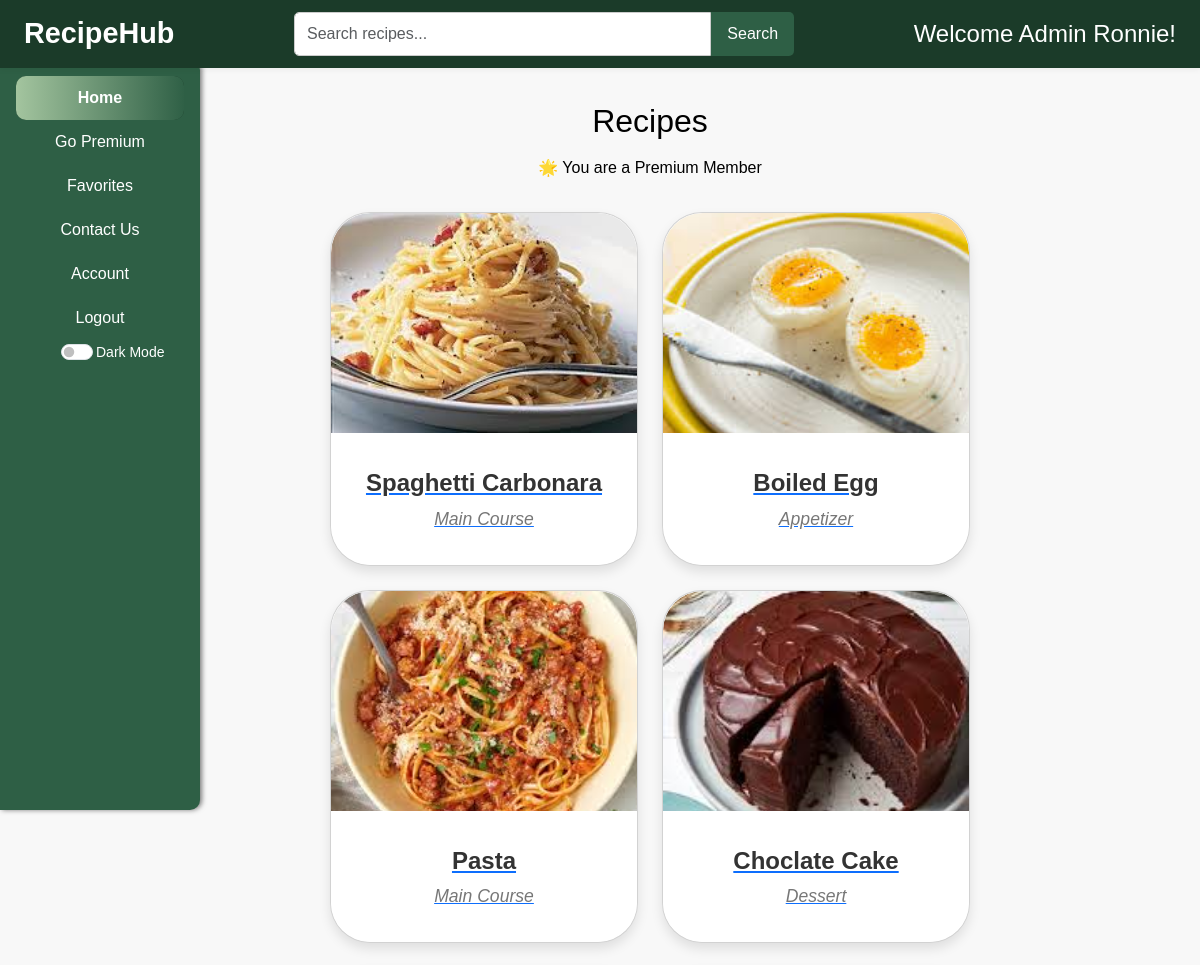
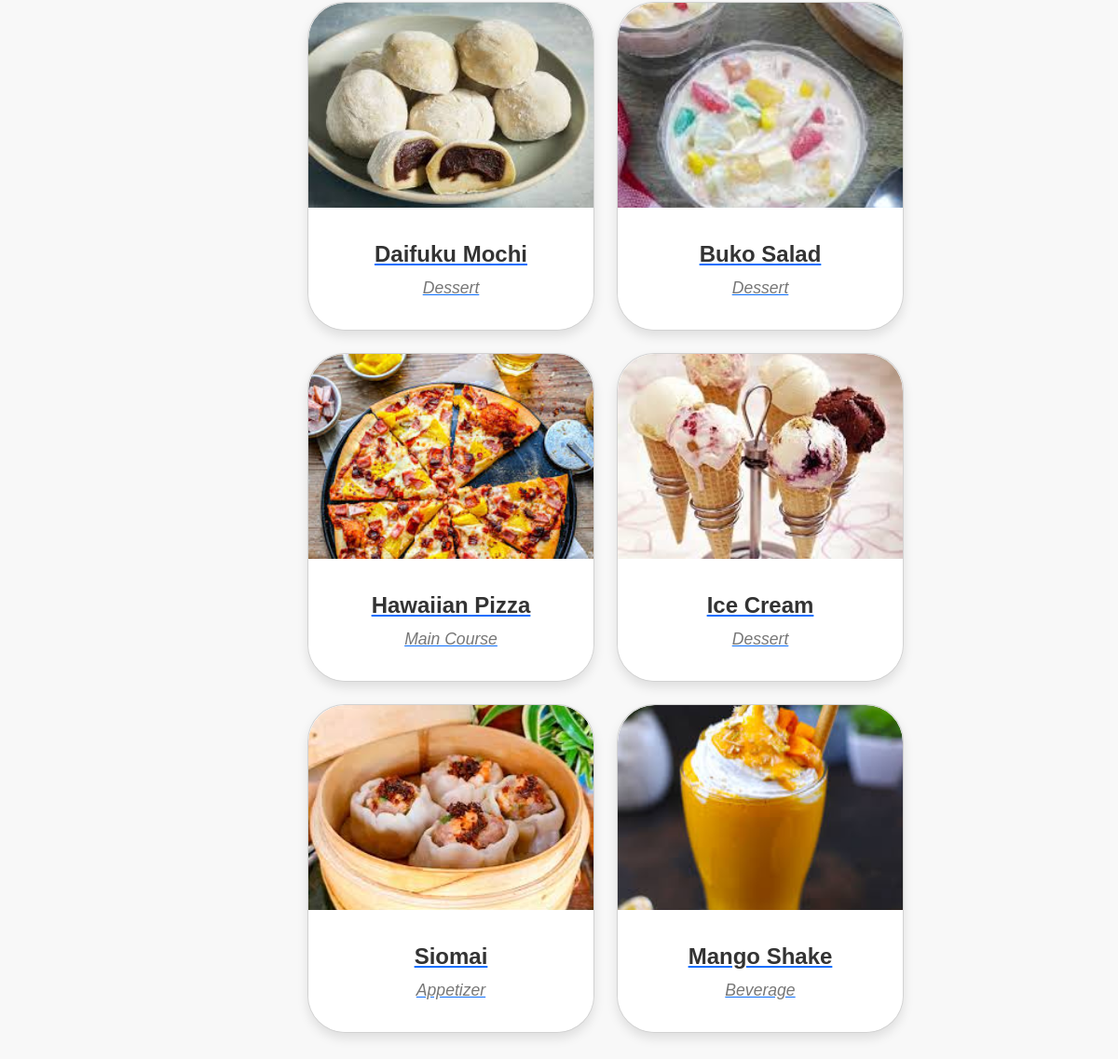
The page / (signed in) on the database its author committed (2 pictures, top to bottom).
### tables this page shows
CREATE TABLE Recipes (
      id INTEGER PRIMARY KEY AUTOINCREMENT,
      title TEXT,
      ingredients TEXT,
      instructions TEXT,
      duration INTEGER,
      isPremium INTEGER DEFAULT 0,
      status TEXT DEFAULT 'pending',
      staff_id INTEGER,
      createdAt TIMESTAMP DEFAULT CURRENT_TIMESTAMP, image TEXT, courseType TEXT,
      FOREIGN KEY (staff_id) REFERENCES Staff(id)
    );

### app.py (the view)
@app.route('/')
def chome():
    if 'user_id' in session:
        db = get_db_connection()
        cursor = db.cursor()
        cursor.execute(
            "SELECT subscribed, username FROM Customers WHERE id = ?",
            (session['user_id'], ))
        user = cursor.fetchone()
        is_premium = user['subscribed'] == 1 if user else False
        username = user['username']
        if is_premium or session['role'] == 'admin':
            cursor.execute("SELECT * FROM Recipes WHERE status = 'approved'")
        else:
            cursor.execute(
                "SELECT * FROM Recipes WHERE status = 'approved' AND isPremium = 0"
            )
        recipes = cursor.fetchall()
        cursor.execute("SELECT recipe_id FROM Favorites WHERE customer_id = ?",
                       (session['user_id'], ))
        favorite_ids = {row['recipe_id'] for row in cursor.fetchall()}
        db.close()
        return render_template('customer/chome.html',
                               username=username,
                               is_premium=is_premium,
                               recipes=recipes,
                               favorite_ids=favorite_ids)
    flash("You must be logged in to access the home page", "warning")
    return redirect(url_for('login'))

### db_setup.py (called while the page is built)
def get_db_connection():
  conn = sqlite3.connect('RecipeHub.db')
  conn.row_factory = sqlite3.Row
  return conn

### templates/customer/chome.html (shortened to what this page needs)
{% extends 'customer/base.html' %}
{% block head %}
<link rel="stylesheet" href="{{ url_for('static', filename='chome.css') }}">
{% endblock %}
{% block body %}
<main class="main-content">
  {% if request.endpoint == 'search' %}
  <h2 class="section-title">Search Results for "{{ request.args.get('q') }}"</h2>
  {% else %}
  <h2 class="section-title">Recipes</h2>
  {% endif %}
  <div class="status-banner">
    {% if is_premium %}
    <p class="premium-status">🌟 You are a Premium Member</p>
    {% else %}
    <p class="premium-status">👤 Standard Member — <a href="{{ url_for('premium') }}">Upgrade</a></p>
    {% endif %}
  </div>
    <div class="cards">
      {% if recipes %}
      {% for recipe in recipes %}
      {% if recipe['isPremium'] == 1 and not is_premium %}
      <div class="cardLocked">
        <img src="{{ url_for('serve_image', filename=recipe['image']) }}" alt="{{ recipe['title'] }}">
        <div class="card-info">
          <strong>{{ recipe['title'] }}</strong>
          <small><span class="locked-icon">🔒</span> Locked</small>
        </div>
      </div>
      {% else %}
      <div class="card">
        <a href="{{ url_for('view_recipe_customer', recipe_id=recipe['id']) }}" class="card-link">
          <img src="{{ url_for('serve_image', filename=recipe['image']) }}" alt="{{ recipe['title'] }}">
          <div class="card-info">
            <strong>{{ recipe['title'] if recipe['title'] else "Untitled Recipe" }}</strong>
            <small>{{ recipe['courseType'] if recipe['courseType'] else "Unknown Course Type" }}</small>
          </div>
        </a>
      </div>
      {% endif %}
      {% endfor %}
      {% else %}
      <p class="no-recipes">No recipes available.</p>
      {% endif %}
    </div>
</main>
{% endblock %}

### static/base.css (style rules this page uses)
*, *::before, *::after { margin: 0; padding: 0; box-sizing: border-box; }
html, body { height: 100%; font-family: 'Poppins', sans-serif; color: #000; background: #fff; overflow-x: hidden; }
body { min-height: 100vh; }
.cards { display: grid; grid-template-columns: repeat(auto-fit, minmax(300px, 1fr)); gap: 20px; width: 90%; margin: 30px auto; }
@media (min-width: 1200px) { .cards { grid-template-columns: repeat(auto-fit, minmax(350px, 1fr)); gap: 30px; } }
@media (min-width: 1200px) { .card img { height: 250px; } }
.card, .cardLocked { background-color: #fff; border-radius: 2.5rem; box-shadow: 0 6px 12px rgba(0, 0, 0, 0.1); transition: transform 0.3s ease, box-shadow 0.3s ease, background-color 0.3s ease, opacity 0.5s ease; position: relative; display: flex; flex-direction: column; }

### static/chome.css (style rules this page uses)
*, *::before, *::after { box-sizing: border-box; margin: 0; padding: 0; }
body { font-family: 'Arial', sans-serif; background-color: #F8F8F8; overflow-x: hidden; margin: 0; padding: 0; align-items: center; }
.main-content { padding-right: 300px; padding: 5rem; box-sizing: border-box; min-height: calc(100vh - 70px); width: 100%; display: flex; flex-direction: column; align-items: center; padding-top: 70px; overflow-y: hidden; }
.section-title, .status-banner, .content { width: 100%; max-width: 1100px; margin: 0 auto 1rem auto; text-align: center; color: #000000; }
.cards { display: flex; flex-wrap: wrap; justify-content: space-between; gap: 24px; width: 100%; max-width: 1500; margin: 0 auto; }
.card, .cardLocked { flex: 1 1 calc(50% - 12px); max-width: calc(50% - 12px); background-color: #fff; border-radius: 2.5rem; box-shadow: 0 6px 12px rgba(0, 0, 0, 0.1); transition: transform 0.3s ease, box-shadow 0.3s ease, background-color 0.3s ease, opacity 0.5s ease; display: flex; flex-direction: column; min-height: 250px; opacity: 0; overflow: hidden; height: 60%; }
.card img, .cardLocked img { width: 100%; height: 220px; object-fit: cover; border-top-left-radius: 2.5rem; border-top-right-radius: 2.5rem; transition: transform 0.3s ease; }
.card-info { padding: 2rem; background-color: #fff; border-bottom-left-radius: 2.5rem; border-bottom-right-radius: 2.5rem; flex: 1; display: flex; flex-direction: column; justify-content: flex-start; gap: 0.3rem; }
.card-info strong { font-size: 1.5rem; font-weight: 600; color: #333; margin: 0; }
.card-info small { color: #777; font-size: 1.1rem; font-style: italic; margin: 0; }
.card.fade-in, .cardLocked.fade-in { opacity: 1; animation: fadeIn 0.5s ease-in-out forwards; transform: translateY(0); }

### rows shown on the page
Recipes: image (picture), title "Spaghetti Carbonara", courseType "Main Course"
Recipes: image (picture), title "Boiled Egg", courseType "Appetizer"
Recipes: image (picture), title "Pasta", courseType "Main Course"
Recipes: image (picture), title "Choclate Cake", courseType "Dessert"
Recipes: image (picture), title "Daifuku Mochi", courseType "Dessert"
Recipes: image (picture), title "Buko Salad", courseType "Dessert"
Recipes: image (picture), title "Hawaiian Pizza", courseType "Main Course"
Recipes: image (picture), title "Ice Cream", courseType "Dessert"
Recipes: image (picture), title "Siomai", courseType "Appetizer"
Recipes: image (picture), title "Mango Shake", courseType "Beverage"

### other values the page prints
{{ session['name'] }} "Ronnie"
